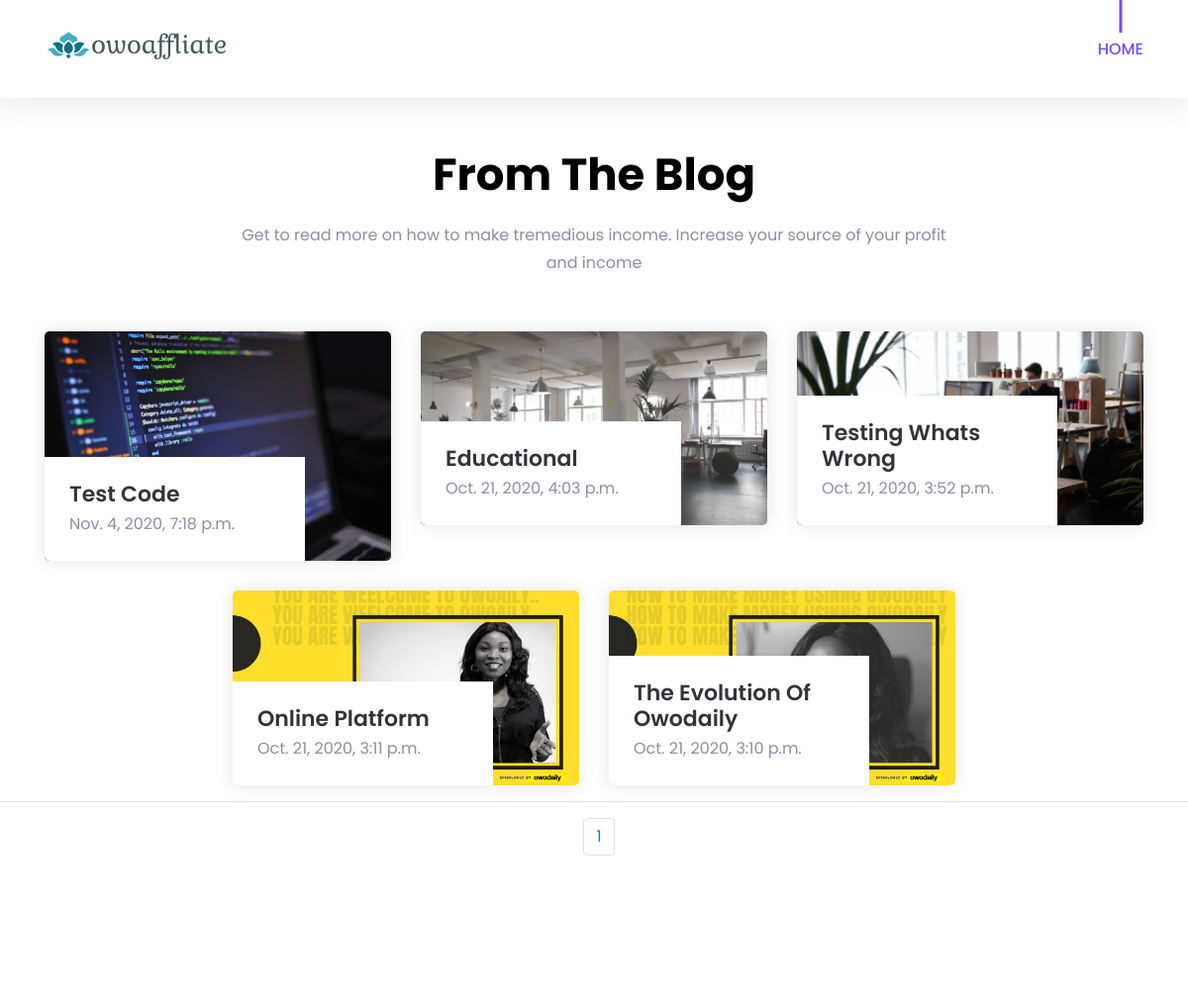
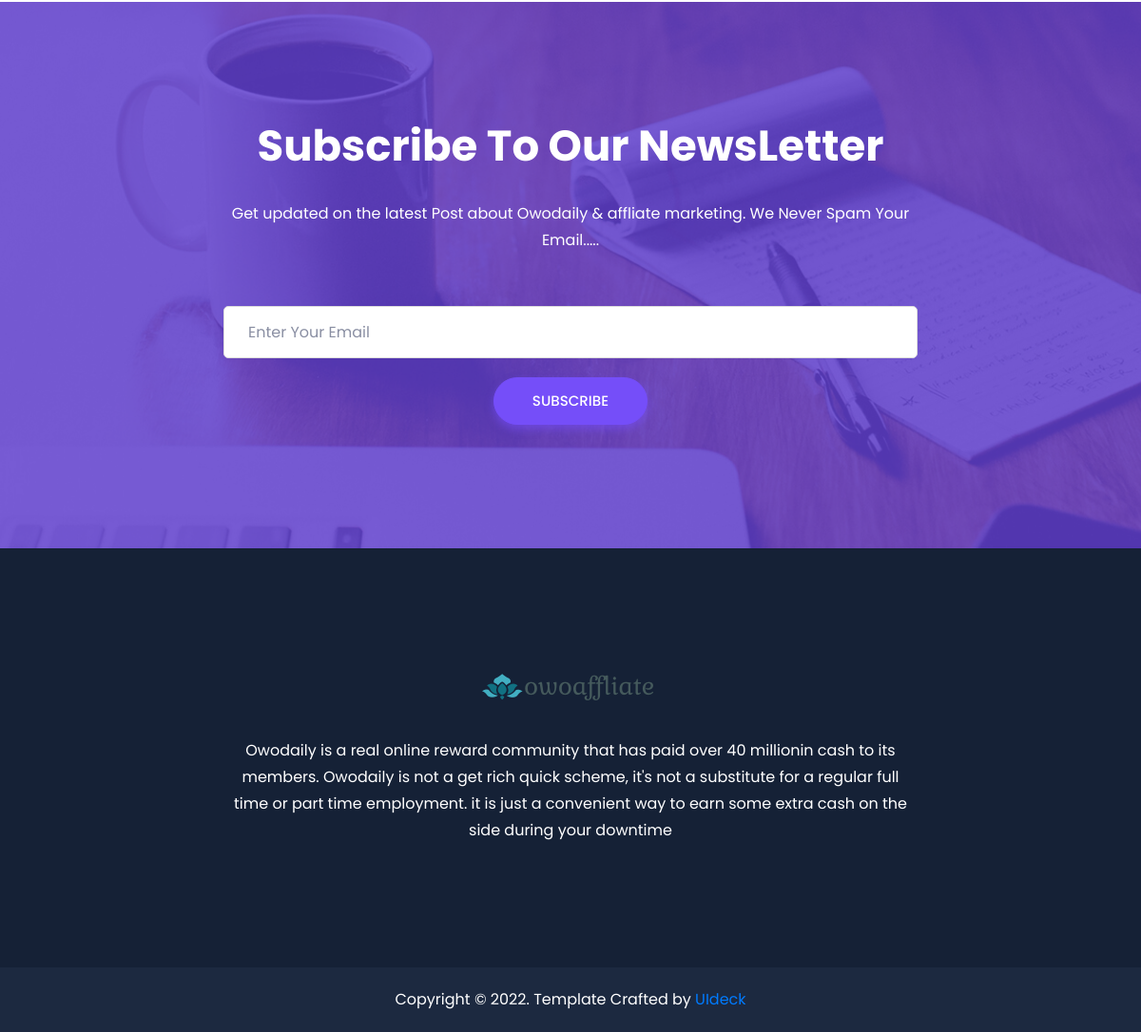
Screenshot of /blog/ with the database file from the repository (2 pictures, top to bottom).
### owomainapp/models.py (models this page shows, shortened)
class Blog(models.Model):
    thumbnail = models.ImageField()
    title = models.CharField(max_length=150)
    time = models.DateTimeField(auto_now_add=True)
    content = RichTextUploadingField(config_name='awe')
    slug = models.SlugField(blank=True, null=False)
    def get_absolute_url(self):
        return reverse('post-detail', kwargs={
            'slug':self.slug
        })

### owomainapp/views.py (the view, shortened to what this page needs)
# urls.py: 2. Add a URL to urlpatterns:  path('blog/', include('blog.urls'))
def blog(request):
    post = Blog.objects.order_by('-time')
    paginator = Paginator(post, 6)
    page_request_var = 'page'
    page = request.GET.get(page_request_var)
    try:
        paginated_queryset = paginator.page(page)
    except PageNotAnInteger:
        paginated_queryset = paginator.page(1)
    except EmptyPage:
        paginated_queryset = paginator.page(paginator.num_pages)
    context = {
        'post':post,
        'page_request_var':page_request_var,
        'post': paginated_queryset,
    }
    return render(request, 'blog.html', context)

### templates/blog.html (shortened to what this page needs)
<!doctype html>
<html lang="en">
<html>
{% load static%}
{% include 'head.html' %}
    <header id="home" class="header-area">
    <div class="navigation fixed-top">
        <div class="container">
            <div class="row">
                <div class="col-lg-12">
                    <nav class="navbar navbar-expand-lg">
                        <a class="navbar-brand" href="/">
                            <img src="{% static 'assets/images/banner/owoaff.png' %}" alt="Logo">
                        </a>
                        <div class="collapse navbar-collapse" id="navbarSupportedContent">
                            <ul class="navbar-nav ml-auto">
                                <li class="nav-item active"><a class="page-scroll" href="/">Home</a></li>
                            </ul>
                        </div>
                    </nav>
                </div>
            </div>
        </div>
    </div>
    </header>
    <section id="blog" class="blog-area pt-125 pb-130">
        <div class="container">
            <div class="row justify-content-center">
                <div class="col-lg-8">
                    <div class="section-title text-center pt-25 pb-25">
                        <h2 class="title">From The Blog</h2>
                        <p>Get to read more on how to make tremedious income. Increase your source of your profit and income</p>
                    </div>
                </div>
            </div>
            <div class="row justify-content-center">
                {% for blog in post %}
                <div class="col-lg-4 col-md-8 col-sm-9">
                    <div class="single-blog mt-30">
                        <div class="blog-image">
                            <img src="{{blog.thumbnail.url}}" alt="Blog">
                        </div>
                        <div class="blog-content">
                            <h4 class="blog-title"><a href="{{blog.get_absolute_url}}">{{blog.title | title}}</a></h4>
                            <span>{{blog.time}}</span>
                        </div>
                    </div>
                </div>
                {% endfor %}
            </div>
        </div>
        <hr>
        <nav aria-label="Page navigation example">
          <ul class="pagination pagination-template d-flex justify-content-center">
            <li class="page-item"><a href="?{{ page_request_var }}={{ post.number }}" class="page-link active">{{ post.number }}</a></li>
          </ul>
        </nav>
    </section>
    <section id="call-to-action" class="call-to-action pt-125 pb-130 bg_cover" style="background-image: url({% static 'assets/images/call-to-action.jpg' %})">
        <div class="container">
            <div class="row justify-content-center">
                <div class="col-xl-8 col-lg-9">
                    <div class="call-action-content text-center">
                        <h2 class="action-title">Subscribe To Our NewsLetter</h2>
                        <p>Get updated on the latest Post about Owodaily & affliate marketing. We Never Spam Your Email..... </p>
                        <div class="call-action-form">
                                <form action="." method="POST">
                                    <div class="single-form pb-20">
                                        <input type="email" name="email" placeholder="Enter Your Email">
                                    </div>
                                    <div class="action-btn rounded-buttons">
                                        <button type="submit" class="main-btn rounded-three">subscribe</button>
                                    </div>
                                </form>
                        </div>
                    </div>
                </div>
            </div>
        </div>
    </section>
{% include 'footer.html' %}
</html>

### templates/head.html (shortened to what this page needs)
{% load static %}
<head>
    <link rel="stylesheet" href="{% static 'assets/css/bootstrap.min.css' %}">
    <link rel="stylesheet" href="{% static 'assets/css/LineIcons.css' %}">
    <link rel="stylesheet" href="{% static 'assets/css/magnific-popup.css' %}">
    <link rel="stylesheet" href="{% static 'assets/css/default.css' %}">
    <link rel="stylesheet" href="{% static 'assets/css/style.css' %}">
</head>

### templates/footer.html
{% load static %}
<footer id="footer" class="footer-area">
    <div class="footer-widget pt-130 pb-130">
        <div class="container">
            <div class="row justify-content-center">
                <div class="col-lg-8">
                    <div class="footer-content text-center">
                        <a href="/">
                            <img src="{% static 'assets/images/banner/owoaff.png' %}" alt="Logo">
                        </a>
                        <p class="mt-">Owodaily is a real online reward community that has paid over 40 millionin cash to its members. <span>Owodaily</span> is not a get rich quick scheme, it's not a substitute for a regular full time or part time employment. it is just a convenient way to earn some extra cash on the side during your downtime</p>
                    </div>
                </div>
            </div>
        </div>
    </div>
    <div class="footer-copyright pb-20">
        <div class="container">
            <div class="row">
                <div class="col-lg-12">
                    <div class="copyright-text text-center pt-20">
                        <p>Copyright © 2022. Template Crafted by <a href="https://uideck.com" target="blank" rel="nofollow">UIdeck</a></p>
                    </div>
                </div>
            </div>
        </div>
    </div>
</footer>

### templates/scripts.html (shortened to what this page needs)
{% load static %}

### static/assets/css/default.css (style rules this page uses)
.mt-30 { margin-top: 30px; }
.pt-20 { padding-top: 20px; }
.pt-25 { padding-top: 25px; }
.pt-125 { padding-top: 125px; }
.pt-130 { padding-top: 130px; }
.pb-20 { padding-bottom: 20px; }
.pb-25 { padding-bottom: 25px; }
.pb-130 { padding-bottom: 130px; }

### rows the page displays
Blog: thumbnail (picture), title "Test Code", time "Nov. 4, 2020, 7:18 p.m."
Blog: title "Educational", time "Oct. 21, 2020, 4:03 p.m."
Blog: title "Testing Whats Wrong", time "Oct. 21, 2020, 3:52 p.m."
Blog: title "Online Platform", time "Oct. 21, 2020, 3:11 p.m."
Blog: title "The Evolution Of Owodaily", time "Oct. 21, 2020, 3:10 p.m."

### other values shown
{{ post.number }} "1"
